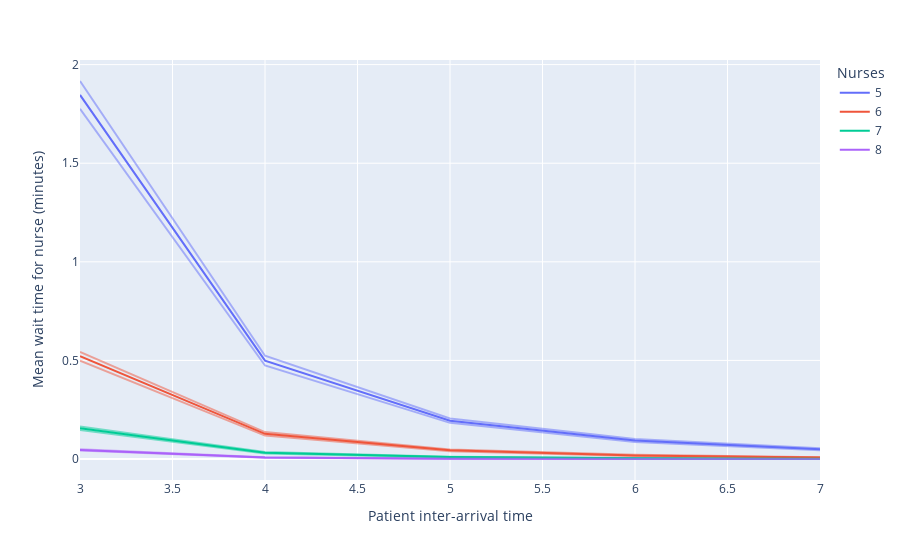

Source (notebook cell):
### Markdown cell above
Mean wait time for nurse from scenarios with varying patient inter-arrival times and number of nurses.

### Code cell
result, fig = plot_scenario(
    results=scenario_results,
    x_var='patient_inter',
    result_var='mean_q_time_nurse',
    colour_var='number_of_nurses',
    xaxis_title='Patient inter-arrival time',
    yaxis_title='Mean wait time for nurse (minutes)',
    legend_title='Nurses')

fig.show()

fig.write_image(os.path.join(output_dir, 'scenario_nurse_wait.png'))

### Figure 1 — Plotly figure (JSON) as saved in the notebook; plotly's stock layout.template omitted (floating-point values rounded to 4 significant figures)
{"data": [{"hovertemplate": "number_of_nurses=5<br>patient_inter=%{x}<br>mean=%{y}<extra></extra>", "legendgroup": "5", "line": {"color": "#636efa", "dash": "solid"}, "marker": {"symbol": "circle"}, "mode": "lines", "name": "5", "orientation": "v", "showlegend": true, "type": "scatter", "x": [3, 4, 5, 6, 7], "xaxis": "x", "y": [1.846, 0.499, 0.1945, 0.09373, 0.04939], "yaxis": "y"}, {"hovertemplate": "number_of_nurses=6<br>patient_inter=%{x}<br>mean=%{y}<extra></extra>", "legendgroup": "6", "line": {"color": "#EF553B", "dash": "solid"}, "marker": {"symbol": "circle"}, "mode": "lines", "name": "6", "orientation": "v", "showlegend": true, "type": "scatter", "x": [3, 4, 5, 6, 7], "xaxis": "x", "y": [0.521, 0.1277, 0.04427, 0.01828, 0.00797], "yaxis": "y"}, {"hovertemplate": "number_of_nurses=7<br>patient_inter=%{x}<br>mean=%{y}<extra></extra>", "legendgroup": "7", "line": {"color": "#00cc96", "dash": "solid"}, "marker": {"symbol": "circle"}, "mode": "lines", "name": "7", "orientation": "v", "showlegend": true, "type": "scatter", "x": [3, 4, 5, 6, 7], "xaxis": "x", "y": [0.1559, 0.03167, 0.009584, 0.003532, 0.001338], "yaxis": "y"}, {"hovertemplate": "number_of_nurses=8<br>patient_inter=%{x}<br>mean=%{y}<extra></extra>", "legendgroup": "8", "line": {"color": "#ab63fa", "dash": "solid"}, "marker": {"symbol": "circle"}, "mode": "lines", "name": "8", "orientation": "v", "showlegend": true, "type": "scatter", "x": [3, 4, 5, 6, 7], "xaxis": "x", "y": [0.04633, 0.007822, 0.001918, 0.0007798, 0.000257], "yaxis": "y"}, {"hovertemplate": "number_of_nurses=5<br>patient_inter=%{x}<br>ci_upper=%{y}<extra></extra>", "legendgroup": "5", "line": {"color": "#636efa", "dash": "solid"}, "marker": {"symbol": "circle"}, "mode": "lines", "name": "5", "opacity": 0.5, "orientation": "v", "showlegend": false, "type": "scatter", "x": [3, 4, 5, 6, 7], "xaxis": "x", "y": [1.917, 0.5238, 0.2056, 0.1013, 0.05432], "yaxis": "y"}, {"hovertemplate": "number_of_nurses=6<br>patient_inter=%{x}<br>ci_upper=%{y}<extra></extra>", "legendgroup": "6", "line": {"color": "#EF553B", "dash": "solid"}, "marker": {"symbol": "circle"}, "mode": "lines", "name": "6", "opacity": 0.5, "orientation": "v", "showlegend": false, "type": "scatter", "x": [3, 4, 5, 6, 7], "xaxis": "x", "y": [0.543, 0.1367, 0.0486, 0.02115, 0.009466], "yaxis": "y"}, {"hovertemplate": "number_of_nurses=7<br>patient_inter=%{x}<br>ci_upper=%{y}<extra></extra>", "legendgroup": "7", "line": {"color": "#00cc96", "dash": "solid"}, "marker": {"symbol": "circle"}, "mode": "lines", "name": "7", "opacity": 0.5, "orientation": "v", "showlegend": false, "type": "scatter", "x": [3, 4, 5, 6, 7], "xaxis": "x", "y": [0.1648, 0.03512, 0.0114, 0.004702, 0.001891], "yaxis": "y"}, {"hovertemplate": "number_of_nurses=8<br>patient_inter=%{x}<br>ci_upper=%{y}<extra></extra>", "legendgroup": "8", "line": {"color": "#ab63fa", "dash": "solid"}, "marker": {"symbol": "circle"}, "mode": "lines", "name": "8", "opacity": 0.5, "orientation": "v", "showlegend": false, "type": "scatter", "x": [3, 4, 5, 6, 7], "xaxis": "x", "y": [0.05001, 0.009185, 0.00259, 0.001204, 0.0004402], "yaxis": "y"}, {"hovertemplate": "number_of_nurses=5<br>patient_inter=%{x}<br>ci_lower=%{y}<extra></extra>", "legendgroup": "5", "line": {"color": "#636efa", "dash": "solid"}, "marker": {"symbol": "circle"}, "mode": "lines", "name": "5", "opacity": 0.5, "orientation": "v", "showlegend": false, "type": "scatter", "x": [3, 4, 5, 6, 7], "xaxis": "x", "y": [1.776, 0.4743, 0.1833, 0.08618, 0.04446], "yaxis": "y"}, {"hovertemplate": "number_of_nurses=6<br>patient_inter=%{x}<br>ci_lower=%{y}<extra></extra>", "legendgroup": "6", "line": {"color": "#EF553B", "dash": "solid"}, "marker": {"symbol": "circle"}, "mode": "lines", "name": "6", "opacity": 0.5, "orientation": "v", "showlegend": false, "type": "scatter", "x": [3, 4, 5, 6, 7], "xaxis": "x", "y": [0.499, 0.1188, 0.03995, 0.01541, 0.006475], "yaxis": "y"}, {"hovertemplate": "number_of_nurses=7<br>patient_inter=%{x}<br>ci_lower=%{y}<extra></extra>", "legendgroup": "7", "line": {"color": "#00cc96", "dash": "solid"}, "marker": {"symbol": "circle"}, "mode": "lines", "name": "7", "opacity": 0.5, "orientation": "v", "showlegend": false, "type": "scatter", "x": [3, 4, 5, 6, 7], "xaxis": "x", "y": [0.147, 0.02823, 0.007766, 0.002363, 0.0007849], "yaxis": "y"}, {"hovertemplate": "number_of_nurses=8<br>patient_inter=%{x}<br>ci_lower=%{y}<extra></extra>", "legendgroup": "8", "line": {"color": "#ab63fa", "dash": "solid"}, "marker": {"symbol": "circle"}, "mode": "lines", "name": "8", "opacity": 0.5, "orientation": "v", "showlegend": false, "type": "scatter", "x": [3, 4, 5, 6, 7], "xaxis": "x", "y": [0.04265, 0.00646, 0.001247, 0.0003558, 7.385e-05], "yaxis": "y"}], "layout": {"legend": {"title": {"text": "Nurses"}, "tracegroupgap": 0}, "margin": {"t": 60}, "xaxis": {"anchor": "y", "domain": [0, 1], "title": {"text": "Patient inter-arrival time"}}, "yaxis": {"anchor": "x", "domain": [0, 1], "title": {"text": "Mean wait time for nurse (minutes)"}}}}
